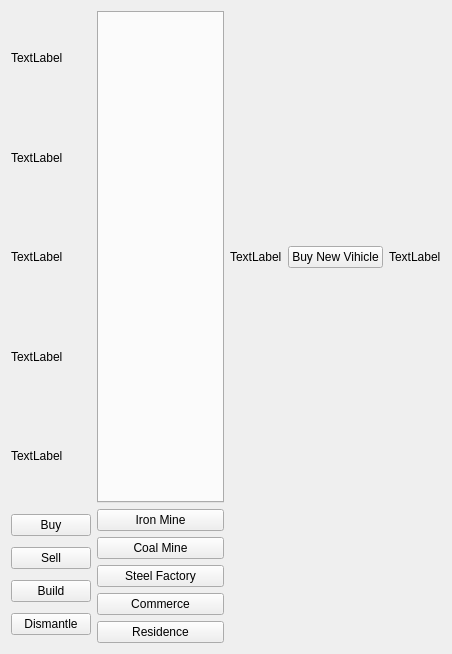
<?xml version="1.0" encoding="UTF-8"?>
<ui version="4.0">
 <class>BuildingDetailWidget</class>
 <widget class="QWidget" name="BuildingDetailWidget">
  <property name="geometry">
   <rect>
    <x>0</x>
    <y>0</y>
    <width>452</width>
    <height>654</height>
   </rect>
  </property>
  <property name="windowTitle">
   <string>QWidget</string>
  </property>
  <layout class="QGridLayout" name="gridLayout">
   <item row="0" column="0">
    <layout class="QVBoxLayout" name="verticalLayout_Info">
     <item>
      <widget class="QLabel" name="label_Name">
       <property name="text">
        <string>TextLabel</string>
       </property>
      </widget>
     </item>
     <item>
      <widget class="QLabel" name="label_Value">
       <property name="text">
        <string>TextLabel</string>
       </property>
      </widget>
     </item>
     <item>
      <widget class="QLabel" name="label_Type">
       <property name="text">
        <string>TextLabel</string>
       </property>
      </widget>
     </item>
     <item>
      <widget class="QLabel" name="label_Owner">
       <property name="text">
        <string>TextLabel</string>
       </property>
      </widget>
     </item>
     <item>
      <widget class="QLabel" name="label_Position">
       <property name="text">
        <string>TextLabel</string>
       </property>
      </widget>
     </item>
    </layout>
   </item>
   <item row="0" column="1">
    <widget class="QTabWidget" name="tabWidget_industry">
     <property name="currentIndex">
      <number>-1</number>
     </property>
    </widget>
   </item>
   <item row="0" column="2">
    <widget class="QLabel" name="label_GarageState">
     <property name="text">
      <string>TextLabel</string>
     </property>
    </widget>
   </item>
   <item row="0" column="4">
    <widget class="QLabel" name="label_WarehouseSum">
     <property name="text">
      <string>TextLabel</string>
     </property>
    </widget>
   </item>
   <item row="0" column="3">
    <widget class="QPushButton" name="pushButtonAddVihicle">
     <property name="text">
      <string>Buy New Vihicle</string>
     </property>
    </widget>
   </item>
   <item row="1" column="0">
    <layout class="QVBoxLayout" name="verticalLayout_Main">
     <item>
      <widget class="QPushButton" name="pushButton_Buy">
       <property name="text">
        <string>Buy</string>
       </property>
      </widget>
     </item>
     <item>
      <widget class="QPushButton" name="pushButton_Sell">
       <property name="text">
        <string>Sell</string>
       </property>
      </widget>
     </item>
     <item>
      <widget class="QPushButton" name="pushButton_Build">
       <property name="text">
        <string>Build</string>
       </property>
      </widget>
     </item>
     <item>
      <widget class="QPushButton" name="pushButton_Dismantle">
       <property name="text">
        <string>Dismantle</string>
       </property>
      </widget>
     </item>
    </layout>
   </item>
   <item row="1" column="1">
    <layout class="QVBoxLayout" name="verticalLayout_Build">
     <item>
      <widget class="MyPushButton" name="pushButton_Build_IronMine">
       <property name="text">
        <string>Iron Mine</string>
       </property>
      </widget>
     </item>
     <item>
      <widget class="MyPushButton" name="pushButton_Build_CoalMine">
       <property name="text">
        <string>Coal Mine</string>
       </property>
      </widget>
     </item>
     <item>
      <widget class="MyPushButton" name="pushButton_Build_SteelBaseIndustry">
       <property name="text">
        <string>Steel Factory</string>
       </property>
      </widget>
     </item>
     <item>
      <widget class="MyPushButton" name="pushButton_Build_BaseCommerce">
       <property name="text">
        <string>Commerce</string>
       </property>
      </widget>
     </item>
     <item>
      <widget class="MyPushButton" name="pushButton_Build_residence">
       <property name="text">
        <string>Residence</string>
       </property>
      </widget>
     </item>
    </layout>
   </item>
  </layout>
 </widget>
 <customwidgets>
  <customwidget>
   <class>MyPushButton</class>
   <extends>QPushButton</extends>
   <header>mypushbutton.h</header>
  </customwidget>
 </customwidgets>
 <resources/>
 <connections/>
</ui>
